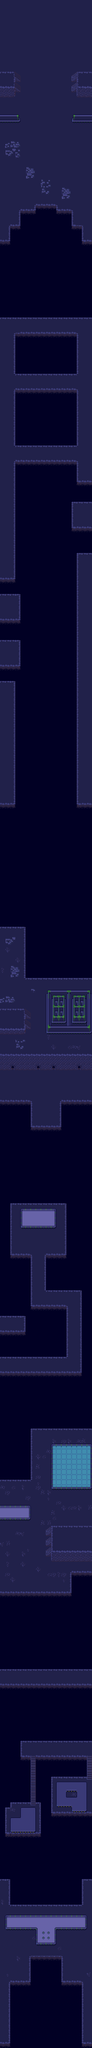

Tiled map render using the project's own tile images. Description and the map definition, with tile-layer contents summarised, below:
An orthogonal 18x400 tile map with 60x60 px tiles, 3 tile layers (background, platforms, buildings), 3 tilesets and 24 objects (18x obstacle, 6x spawner).

<map version="1.0" orientation="orthogonal" renderorder="right-down" width="18" height="400" tilewidth="60" tileheight="60" nextobjectid="36">
 <properties>
  <property name="bgm" value="Rebuilding-Themselves.mp3" />
  <property name="camera_speed" value="1.5" />
  <property name="nextScreen" value="MAIN_MENU" />
 </properties>
 <tileset firstgid="1" name="colony-grounds-ready-60x60" tilewidth="60" tileheight="60" tilecount="1020" columns="20">
  <image source="tilesets/colony-grounds-ready-60x60.png" width="1200" height="3060" />
 </tileset>
 <tileset firstgid="1021" name="colony-buildings-ready-60x60" tilewidth="60" tileheight="60" tilecount="2600" columns="20">
  <image source="tilesets/colony-buildings-ready-60x60.png" width="1200" height="7800" />
 </tileset>
 <tileset firstgid="3621" name="colony-other-ready-60x60" tilewidth="60" tileheight="60" tilecount="1105" columns="17">
  <image source="tilesets/colony-other-ready-60x60.png" width="1020" height="3900" />
 </tileset>
 <layer name="background" width="18" height="400">
  <data>[7200 cells, 7200 non-empty, 13 distinct tile ids]</data>
 </layer>
 <layer name="platforms" width="18" height="400">
  <data>[7200 cells, 592 non-empty, 108 distinct tile ids]</data>
 </layer>
 <layer name="buildings" width="18" height="400" opacity="0.97">
  <data>[7200 cells, 441 non-empty, 195 distinct tile ids]</data>
 </layer>
 <objectgroup name="spawners">
  <object id="30" name="tower_laser" type="spawner" x="450" y="13784" width="42" height="44">
   <properties>
    <property name="spawnID" value="towerLaser" />
   </properties>
  </object>
  <object id="31" name="tower_laser" type="spawner" x="93" y="7192" width="42" height="44">
   <properties>
    <property name="angle" value="0" />
    <property name="spawnID" value="towerLaser" />
   </properties>
  </object>
  <object id="32" name="tower_laser" type="spawner" x="89" y="6646" width="42" height="44">
   <properties>
    <property name="angle" value="0" />
    <property name="spawnID" value="towerLaser" />
   </properties>
  </object>
  <object id="33" name="tower_laser" type="spawner" x="991" y="5566" width="42" height="44">
   <properties>
    <property name="angle" value="180" />
    <property name="spawnID" value="towerLaser" />
   </properties>
  </object>
  <object id="34" name="tower_laser" type="spawner" x="31" y="50" width="42" height="44">
   <properties>
    <property name="angle" value="-45" />
    <property name="spawnID" value="towerLaser" />
   </properties>
  </object>
  <object id="35" name="tower_laser" type="spawner" x="1055" y="48" width="42" height="44">
   <properties>
    <property name="angle" value="-135" />
    <property name="spawnID" value="towerLaser" />
   </properties>
  </object>
 </objectgroup>
 <objectgroup name="obstacles">
  <object id="6" name="building_a" type="obstacle" x="494" y="2094">
   <polygon points="0,0 266,4 268,-106 -2,-106" />
  </object>
  <object id="7" name="building_b" type="obstacle" x="850" y="2218">
   <polygon points="0,0 160,2 158,-238 6,-238" />
  </object>
  <object id="8" name="building_c" type="obstacle" x="910" y="2454">
   <polygon points="0,0 148,4 152,-152 4,-152" />
  </object>
  <object id="9" name="building_a" type="obstacle" x="16" y="2450">
   <polygon points="0,0 266,4 268,-106 -2,-106" />
  </object>
  <object id="11" name="building_a" type="obstacle" x="20" y="15508">
   <polygon points="0,0 266,4 268,-106 -2,-106" />
  </object>
  <object id="12" name="building_a" type="obstacle" x="20" y="17756">
   <polygon points="0,0 266,4 268,-106 -2,-106" />
  </object>
  <object id="13" name="building_b" type="obstacle" x="186" y="21420">
   <polygon points="0,0 160,2 158,-238 6,-238" />
  </object>
  <object id="14" name="building_b" type="obstacle" x="854" y="21172">
   <polygon points="0,0 160,2 158,-238 6,-238" />
  </object>
  <object id="15" name="building_c" type="obstacle" x="798" y="18084">
   <polygon points="0,0 148,4 152,-152 4,-152" />
  </object>
  <object id="18" name="building_d" type="obstacle" x="162" y="22828">
   <polygon points="0,0 -80,0 -80,-134 4,-128" />
  </object>
  <object id="19" name="building_e" type="obstacle" x="862" y="22940">
   <polygon points="0,0 136,8 136,-92 -4,-96" />
  </object>
  <object id="20" name="building_d" type="obstacle" x="756" y="20976">
   <polygon points="0,0 -80,0 -80,-134 4,-128" />
  </object>
  <object id="22" name="barrier" type="obstacle" x="-3" y="1438">
   <polygon points="0,0 230,0 238,-106 -4,-108" />
  </object>
  <object id="23" name="barrier" type="obstacle" x="864" y="1440">
   <polygon points="0,0 230,0 238,-106 -4,-108" />
  </object>
  <object id="26" name="tower" type="obstacle" x="914" y="5658">
   <polygon points="0,0 -4,426 156,428 152,2" />
  </object>
  <object id="27" name="tower" type="obstacle" x="20" y="6742">
   <polygon points="0,0 -4,426 156,428 152,2" />
  </object>
  <object id="28" name="tower" type="obstacle" x="20" y="7284">
   <polygon points="0,0 -4,426 156,428 152,2" />
  </object>
  <object id="29" name="tower" type="obstacle" x="382" y="13882">
   <polygon points="0,0 -4,426 156,428 152,2" />
  </object>
 </objectgroup>
 <objectgroup name="dialogs" />
</map>